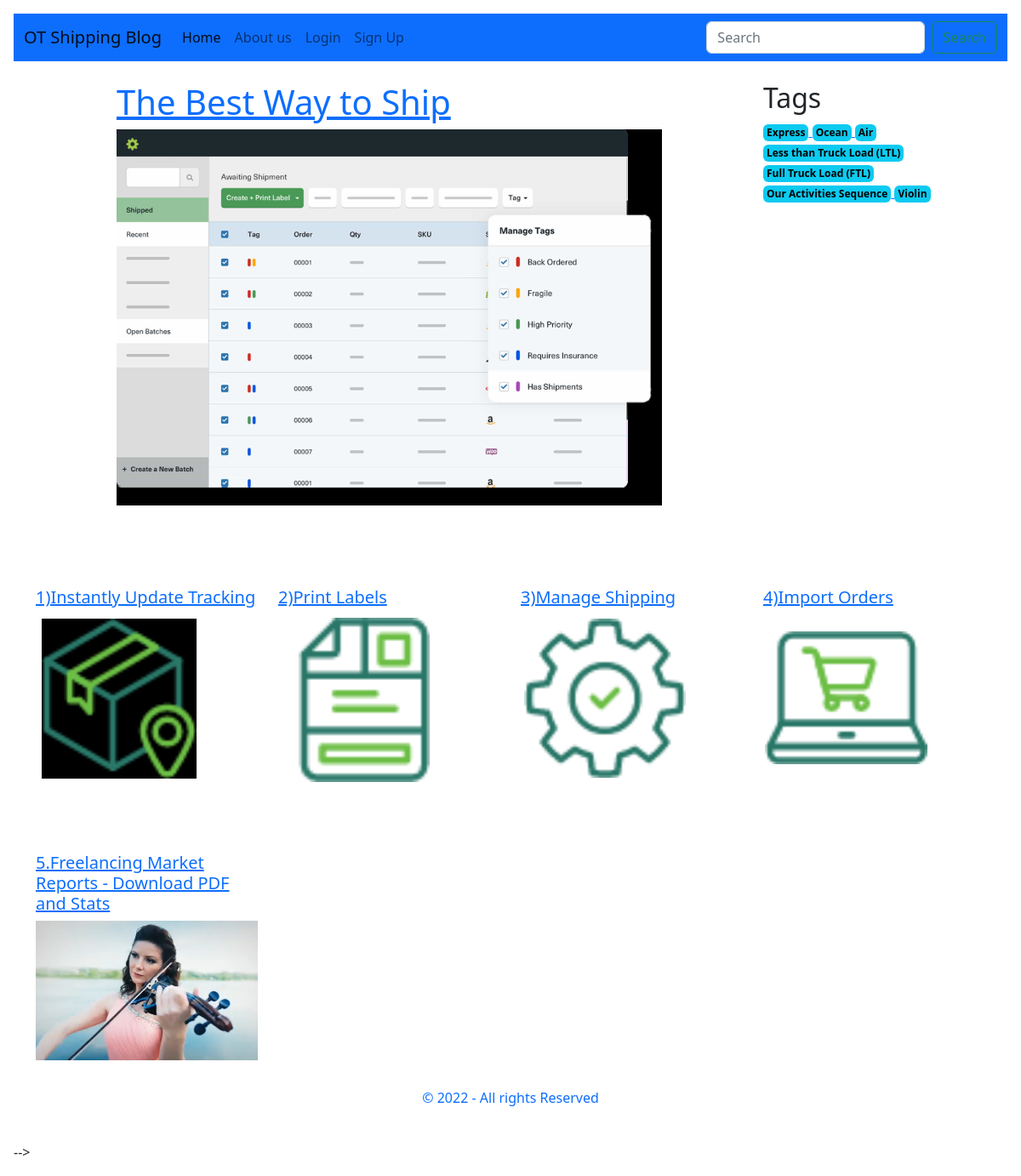
The page / on the database its author committed.
### main/models.py (models this page shows, shortened)
class BlogPost(models.Model):
    user = models.ForeignKey(User, on_delete=models.CASCADE, blank=False, null=False,
                            verbose_name='Author')
    title = models.CharField('Title', max_length=120, blank=False, null=False)
    slug = models.SlugField('Slug', editable=False, max_length=180, unique=True, default=timezone.now)
    content = models.TextField('Content', max_length=800, blank=False, null=False)
    banner = models.ImageField('Image', upload_to='images/', blank=True,
                                 null=True, default='images/default_image.png')
    tags = models.ManyToManyField(BlogTag, verbose_name='Tags')

class BlogTag(models.Model):
    name = models.CharField('Name', max_length=60, blank=False, null=False)
    slug = models.SlugField('Slug', editable=False, max_length=180, unique=True, default=timezone.now)

### main/views.py (the view)
# urls.py: path('', HomeView.as_view(), name='home'),
class HomeView(ListView):
    template_name = 'index.html'
    def get_queryset(self, *args, **kwargs):
        query = BlogPost.objects.all().order_by('pk')
        return query
    def get_context_data(self, *args, **kwargs):
        context = super(HomeView, self).get_context_data(**kwargs)
        context['posts'] = self.get_queryset()
        context['tags'] = BlogTag.objects.all()
        return context

### templates/index.html (shortened to what this page needs)
{% extends 'base.html' %}
{% load static %}
{% block content %}
<div class="container mt-4">
    <div class="row">
        <div class="col-1"></div>
        <div class="col-7">
            <h1 class="h-4">
                <a href="{% url 'article' posts.first.slug %}">
                    {{posts.first.title}}
                </a>
            </h1>
            <img class="img-fluid" src="{{posts.first.banner.url}}" alt="{{posts.first.title}}">
        </div>
        <div class="col-1"></div>
        <div class="col-3">
            <h2>Tags</h2>
            {% if tags %}
                {% for tag in tags %}
                    <a href="{% url 'tag' tag.slug %}">
                        <span class="badge text-bg-info p-1 text-decoration-none" >{{tag.name}}</span>
                    </a>
                {% endfor %}
            {% endif %}
        </div>
    </div>
</div>
<div class="container mt-4">
    <div class="row">
        {% for post in posts %}
            {% if forloop.counter > 1 %}
                <div class="col-3 mb-2 mt-5">
                    <h2 class="h5 h-15 mt-4">
                        <a href="{% url 'article' post.slug %}">{{post.title}}</a>
                    </h2>
                    <img class="img-fluid" src="{{post.banner.url}}" alt="{{post.title}}">
                </div>
            {% endif %}
        {% endfor %}
    </div>
</div>
{% endblock %}

### rows shown on the page
BlogPost: first "The Best Way to Ship", first.banner (picture)
BlogTag: name "Express"
BlogTag: name "Ocean"
BlogTag: name "Air"
BlogTag: name "Less than Truck Load (LTL)"
BlogTag: name "Full Truck Load (FTL)"
BlogTag: name "Our Activities Sequence"
BlogTag: name "Violin"
BlogPost: title "1)Instantly Update Tracking", banner (picture)
BlogPost: title "2)Print Labels", banner (picture)
BlogPost: title "3)Manage Shipping", banner (picture)
BlogPost: title "4)Import Orders", banner (picture)
BlogPost: title "5.Freelancing Market Reports - Download PDF and Stats", banner (placeholder picture)
